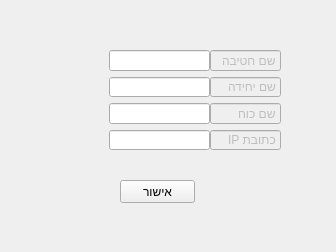
<?xml version="1.0" encoding="UTF-8"?>
<ui version="4.0">
 <class>Form</class>
 <widget class="QWidget" name="Form">
  <property name="geometry">
   <rect>
    <x>0</x>
    <y>0</y>
    <width>336</width>
    <height>252</height>
   </rect>
  </property>
  <property name="windowTitle">
   <string>Form</string>
  </property>
  <widget class="QWidget" name="verticalLayoutWidget">
   <property name="geometry">
    <rect>
     <x>109</x>
     <y>50</y>
     <width>101</width>
     <height>100</height>
    </rect>
   </property>
   <layout class="QVBoxLayout" name="verticalLayout">
    <item>
     <widget class="QLineEdit" name="divisionET">
      <property name="layoutDirection">
       <enum>Qt::RightToLeft</enum>
      </property>
     </widget>
    </item>
    <item>
     <widget class="QLineEdit" name="unitET">
      <property name="layoutDirection">
       <enum>Qt::RightToLeft</enum>
      </property>
     </widget>
    </item>
    <item>
     <widget class="QLineEdit" name="commanderET">
      <property name="layoutDirection">
       <enum>Qt::RightToLeft</enum>
      </property>
     </widget>
    </item>
    <item>
     <widget class="QLineEdit" name="ipET">
      <property name="layoutDirection">
       <enum>Qt::RightToLeft</enum>
      </property>
     </widget>
    </item>
   </layout>
  </widget>
  <widget class="QWidget" name="verticalLayoutWidget_2">
   <property name="geometry">
    <rect>
     <x>210</x>
     <y>50</y>
     <width>71</width>
     <height>100</height>
    </rect>
   </property>
   <layout class="QVBoxLayout" name="verticalLayout_2">
    <item>
     <widget class="QLineEdit" name="lineEdit_11">
      <property name="enabled">
       <bool>false</bool>
      </property>
      <property name="text">
       <string>שם חטיבה</string>
      </property>
     </widget>
    </item>
    <item>
     <widget class="QLineEdit" name="lineEdit_8">
      <property name="enabled">
       <bool>false</bool>
      </property>
      <property name="text">
       <string>שם יחידה</string>
      </property>
     </widget>
    </item>
    <item>
     <widget class="QLineEdit" name="lineEdit_9">
      <property name="enabled">
       <bool>false</bool>
      </property>
      <property name="text">
       <string>שם כוח</string>
      </property>
     </widget>
    </item>
    <item>
     <widget class="QLineEdit" name="lineEdit_10">
      <property name="enabled">
       <bool>false</bool>
      </property>
      <property name="text">
       <string>כתובת IP</string>
      </property>
     </widget>
    </item>
   </layout>
  </widget>
  <widget class="QPushButton" name="okBTN">
   <property name="geometry">
    <rect>
     <x>120</x>
     <y>180</y>
     <width>75</width>
     <height>23</height>
    </rect>
   </property>
   <property name="text">
    <string>אישור</string>
   </property>
  </widget>
 </widget>
 <resources/>
 <connections/>
</ui>
